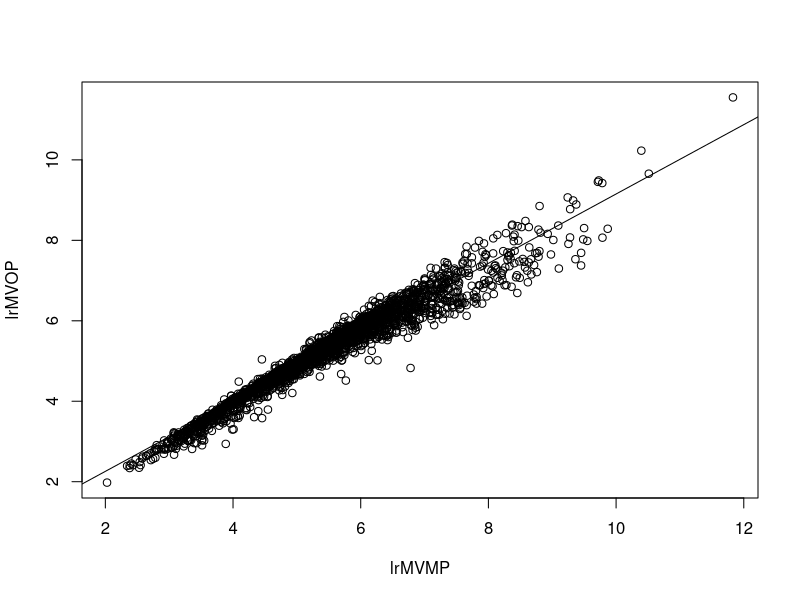

Source code (R): (Note: this script raises an error after producing the figure.)
#!/usr/bin/env R
# --no-restore --no-save -f $0

ipo = read.csv("data/ipo-data-nyt_from_how-the-facebook-offering-compares.csv", row.names=1)

ipo$lrMVMP = log(ipo$rMVMP)
ipo$lrMVOP = log(ipo$rMVOP)

attach(ipo)

ipo.correlation_pearson = cor.test(ipo$lrMVMP, ipo$lrMVOP, method="pearson")
ipo.correlation_spearman = cor.test(ipo$lrMVMP, ipo$lrMVOP, method="spearman")
cor(ipo)

symnum(cor(ipo))

plot(ipo$lrMVMP, ipo$lrMVOP, xlab="lrMVMP", ylab="lrMVOP", pch=21)
abline(lm(ipo$lrMVOP ~ ipo$lrMVMP))
cor.test(ipo) #fails
